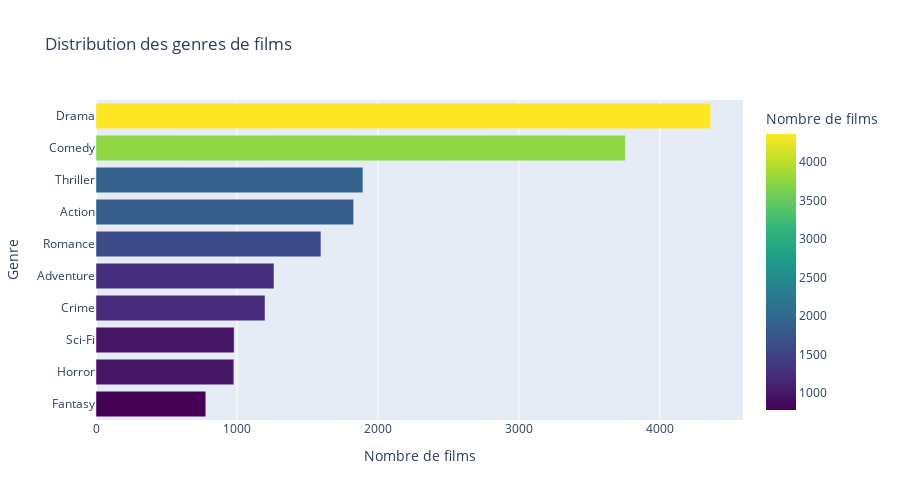

The notebook cell saved with this chart:
### Code cell
# Systeme de mise en cache(evite de faire les meme requetes a l'API si les donnees n'ont pas changé, de consommer les ressources inutilement


api_movie_count = analytics.movie_count
print(f"Nombre total de films dans l'API: {api_movie_count}")

genre_data_file = output_dir / "genre_counts.parquet"
meta_file = output_dir / "genre_counts_meta.json"

# Lecture du fichier meta s'il existe
if meta_file.exists():
    with open(meta_file, 'r') as f:
        meta = json.load(f)
    cached_movie_count = meta.get("movie_count", 0)
else:
    meta = {}

    cached_movie_count = 0

# Décision : utiliser le cache ou recalculer
if genre_data_file.exists() and cached_movie_count == api_movie_count:
    print("Chargegement des données mises en cache.")
    genre_counts_df = pd.read_parquet(genre_data_file)
else:
    print("Mise à jour des données depuis l'API...")
    
    # Initialisation du compteur de genres
    genre_counter = Counter()

    # Parametres pour le batching

    limit = 200
    skip = 0
    while True:
        movies_batch = client.list_movies(limit=limit, skip=skip, output_format='dict')
        if not movies_batch:
            break
        for movie in movies_batch:
            genres = movie.get("genres", "")
            genre_list = genres.split('|') if genres else []
            genre_counter.update(genre_list)
        skip += limit
        time.sleep(0.5)

    # Conversion du compteur en DataFrame
    genre_counts_df = pd.DataFrame(genre_counter.items(), columns=['genre', 'count'])   
    genre_counts_df = genre_counts_df.sort_values(by='count', ascending=False).head(10)

    # Sauvegarde des données mises à jour
    genre_counts_df.to_parquet(genre_data_file,index=False)
    
    with open(meta_file, 'w') as f:
        json.dump({"movie_count": api_movie_count}, f)
    
    # Affichage plotly


fig = px.bar(
        genre_counts_df,
        x='count',
        y='genre',
        orientation='h',
        title='Distribution des genres de films',
        labels={'count': 'Nombre de films', 'genre': 'Genre'},
        color='count',
        color_continuous_scale='Viridis'
    )

fig.update_layout(
        yaxis={'categoryorder': 'total ascending'},
        height=500
    )

fig.show()

### Figure 1 — Plotly figure (JSON) as saved in the notebook; plotly's stock layout.template omitted (floating-point values rounded to 4 significant figures)
{"data": [{"hovertemplate": "Nombre de films=%{marker.color}<br>Genre=%{y}<extra></extra>", "legendgroup": "", "marker": {"color": [4361, 3756, 1894, 1828, 1596, 1263, 1199, 980, 978, 779], "coloraxis": "coloraxis", "pattern": {"shape": ""}}, "name": "", "orientation": "h", "showlegend": false, "textposition": "auto", "type": "bar", "x": [4361, 3756, 1894, 1828, 1596, 1263, 1199, 980, 978, 779], "xaxis": "x", "y": ["Drama", "Comedy", "Thriller", "Action", "Romance", "Adventure", "Crime", "Sci-Fi", "Horror", "Fantasy"], "yaxis": "y"}], "layout": {"barmode": "relative", "coloraxis": {"colorbar": {"title": {"text": "Nombre de films"}}, "colorscale": [[0, "#440154"], [0.1111, "#482878"], [0.2222, "#3e4989"], [0.3333, "#31688e"], [0.4444, "#26828e"], [0.5556, "#1f9e89"], [0.6667, "#35b779"], [0.7778, "#6ece58"], [0.8889, "#b5de2b"], [1, "#fde725"]]}, "height": 500, "legend": {"tracegroupgap": 0}, "title": {"text": "Distribution des genres de films"}, "xaxis": {"anchor": "y", "domain": [0, 1], "title": {"text": "Nombre de films"}}, "yaxis": {"anchor": "x", "categoryorder": "total ascending", "domain": [0, 1], "title": {"text": "Genre"}}}}
